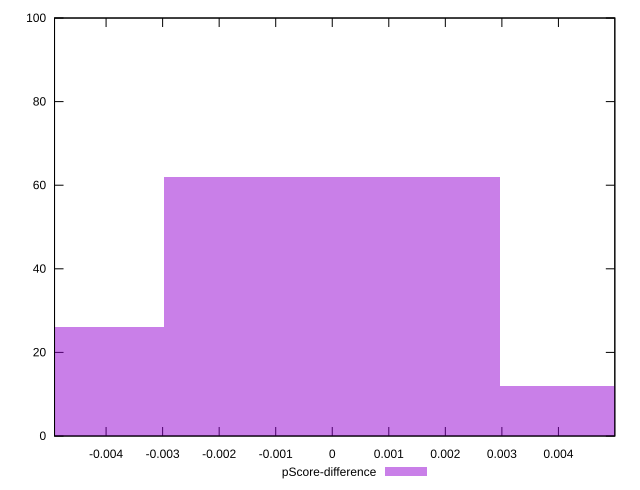

This chart was generated by the following gnuplot code:
reset

$pScoreDifference <<EOF
-0.005939400215122817 26
0.005939400215122817 12
0 62
EOF

set key outside below
set boxwidth 0.005939400215122817
set xrange [-0.0049116685102694735:0.004997495045532194]
set yrange [0:100]
set trange [0:100]
set style fill transparent solid 0.5 noborder
set terminal svg size 640, 490 enhanced background rgb 'white'
set output "report_00018_2021-02-10T15-25-16.877Z/largest-contentful-paint/samples/pages+cached+noadtech+nomedia/pScore-difference/histogram.svg"

plot $pScoreDifference title "pScore-difference" with boxes

reset
